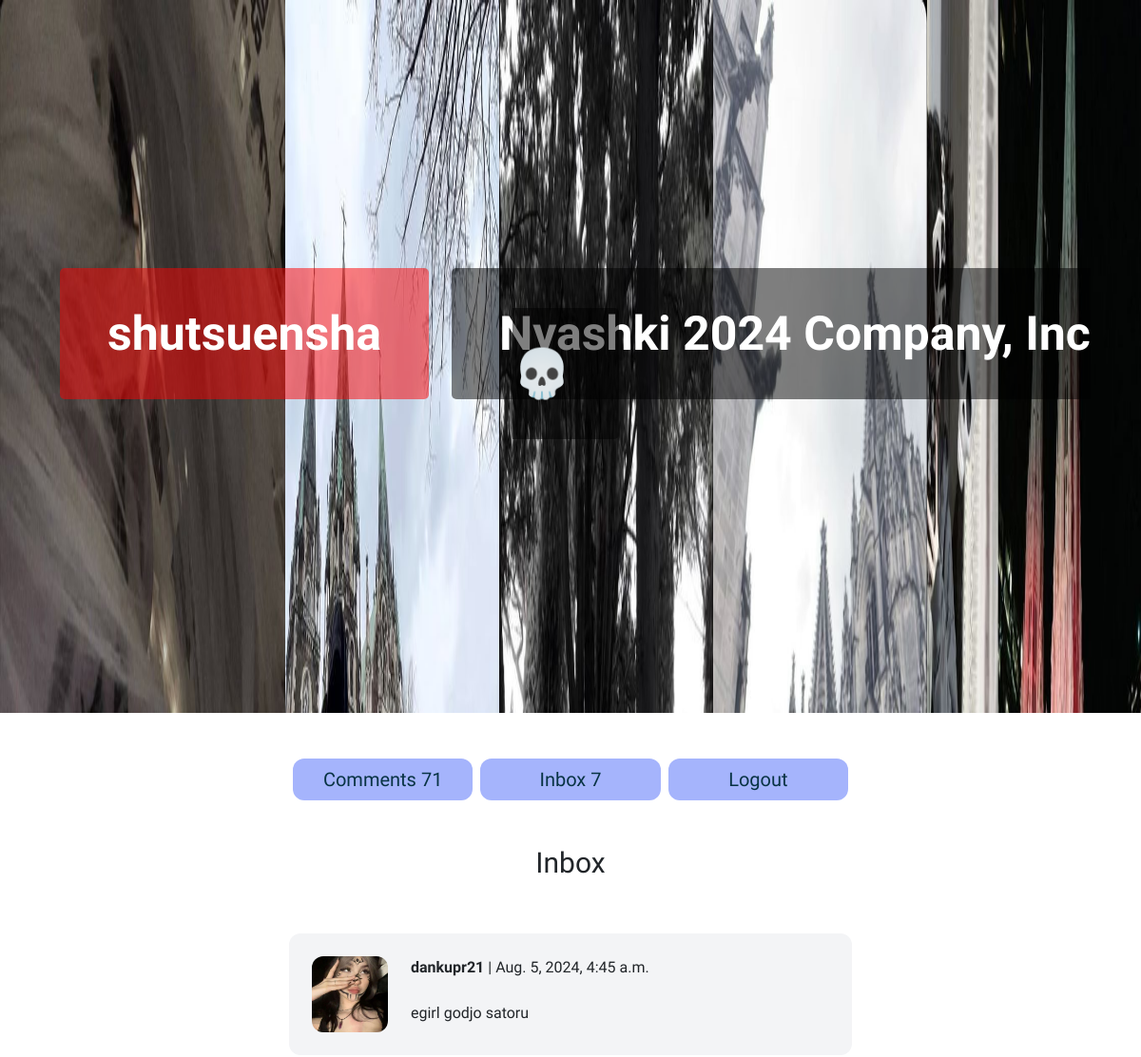
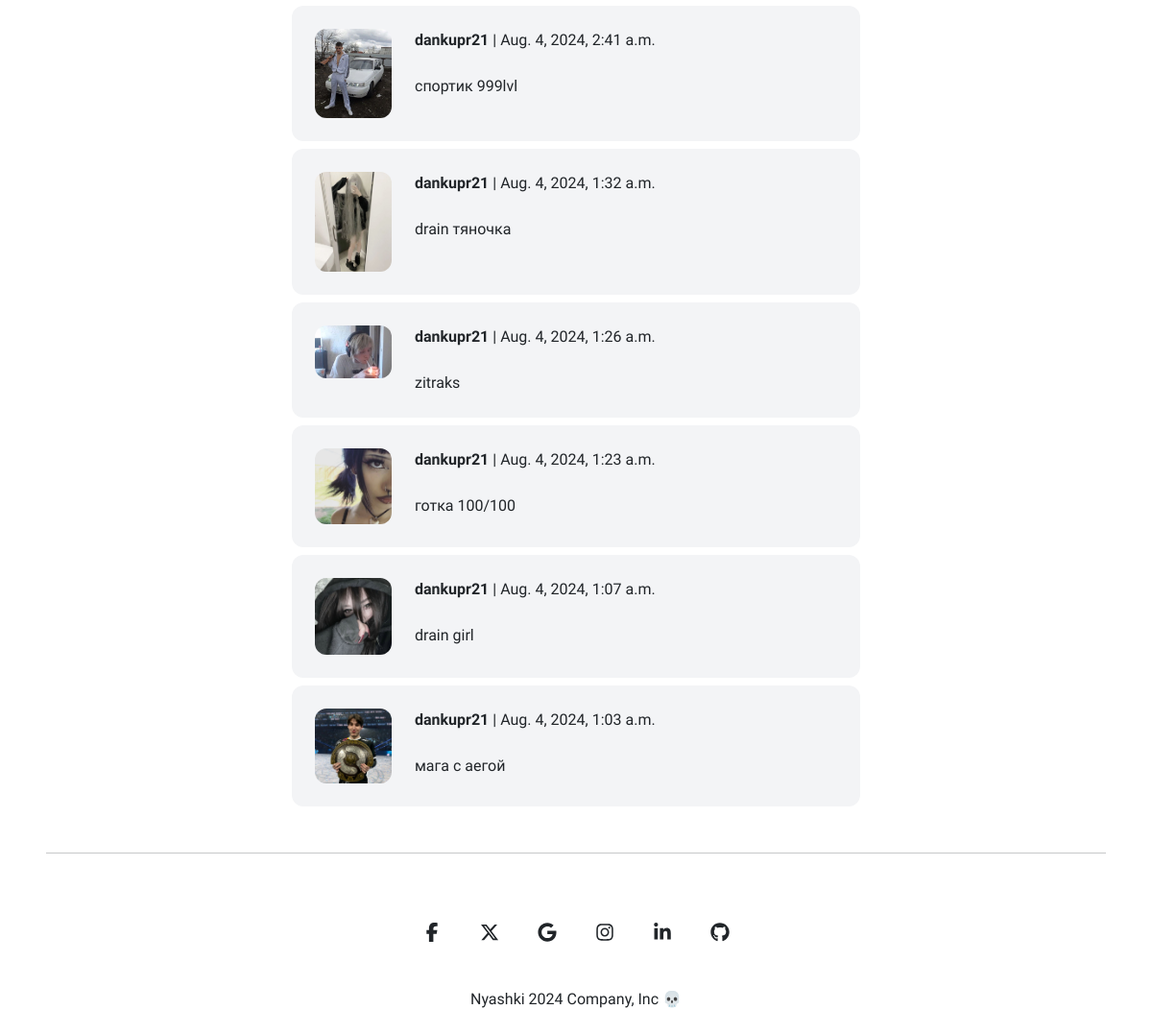
The page /inbox/ (signed in) on the database its author committed (2 pictures, top to bottom).
### item/models.py (models this page shows, shortened)
class Comment(models.Model):
    user = models.ForeignKey(User, related_name='comments', on_delete=models.CASCADE)
    description = models.TextField()
    created_at = models.DateTimeField()
    class Meta:
        ordering = ('-created_at',)

class Item(models.Model):
    category = models.ForeignKey(Category, related_name='items', on_delete=models.CASCADE)
    name = models.CharField(max_length=255)
    description = models.TextField(blank=True, null=True)
    price = models.FloatField()
    image = models.ImageField(upload_to='item_images', blank=True, null=True)
    is_sold = models.BooleanField(default=False)
    created_at = models.DateTimeField(auto_now_add=True)
    users = models.ManyToManyField(User, related_name='items', blank=True)
    gender = models.CharField(max_length=1, choices=gender_choice)
    comments = models.ManyToManyField(Comment)

### conversation/models.py (models this page shows)
class Conversation(models.Model):
    item = models.ForeignKey(Item, related_name='conversations', on_delete=models.CASCADE)
    members = models.ManyToManyField(User, related_name='conversations')
    created_at = models.DateTimeField(auto_now_add=True)
    modified_at = models.DateTimeField(auto_now=True)
    class Meta:
        ordering = ('-modified_at',)

### conversation/views.py (the view)
# urls.py: path('', views.inbox, name='inbox'),
@login_required
def inbox(request):
    conversations = Conversation.objects.filter(members__in=[request.user.id])
    return render(request, 'conversation/inbox.html', {
        'conversations': conversations,
        'asdad21213': True,
        'show_tab': False
    })

### conversation/templates/conversation/inbox.html (shortened to what this page needs)
{% extends 'core/base.html' %}
{% block content %}
<h1 class="mb-6 text-3xl mt-4 dark:text-white text-center" id="target-element">Inbox</h1>
<div class="space-y-6 md:w-1/2 mx-auto">
    {% for conversation in conversations %}
        <a href="{% url 'conversation:detail' conversation.id %}">
            <div class="p-6 flex bg-gray-100 dark:bg-zinc-500 rounded-xl mb-2 dark:text-white transition-transform duration-300 transform hover:scale-125">
                <div class="pr-6">
                    <img src="{{ conversation.item.image.url }}" class="w-20 rounded-xl">
                </div>
                <div>
                    {% for member in conversation.members.all %}
                        {% if member != request.user %}
                            <p class="mb-4"><strong>{{ member.username }}</strong> | {{ conversation.modified_at }}</p>
                            <p>{{ conversation.item.name }}</p>
                        {% endif %}
                    {% endfor %}
                </div>
            </div>
        </a>
    {% endfor %}
</div>
{% endblock %}

### core/templates/core/base.html (shortened to what this page needs)
{% load static %}
<!doctype html>
<html>
    <head>
        <link rel="stylesheet" href="{% static 'core/css/mdb.min.css' %}">
        <script src="https://cdn.tailwindcss.com"></script>
        <link href="https://cdn.jsdelivr.net/npm/bootstrap@5.3.3/dist/css/bootstrap.min.css" rel="stylesheet">
        <link rel="stylesheet" href="{% static 'core/css/main.css' %}">
    </head>
    <body class="dark:bg-zinc-700" id="target-element">
        <header class="text-center parallax-header" id="sign_header" style="cursor: pointer;">
          <div class="text-container">
            {% if request.user.is_authenticated %}
            <strong id="username" class="md:text-3xl text-3xl font-bold">{{request.user.username}}</strong>
            {% endif %}
            <a href="/" id="nyashki" class="md:text-3xl text-3xl font-bold">Nyashki 2024 Company, Inc 💀</a>
          </div>
      </header>
        {% if request.user.is_authenticated %}
        <div class="grid grid-cols-3 gap-2 mt-2 px-2 md:w-1/2 md:mx-auto mb-3 mt-5 transition-transform duration-300 transform hover:scale-105" id="{{zxc12qwiehjqwaiode}}">
          <a href="{% url 'item:all_comments' %}" class="block text-center px-2 py-2 text-lg md:text-xl  bg-indigo-300 text-cyan-950 hover:text-white rounded-xl hover:bg-indigo-400" style="position:relative;">Comments {{ request.user.comments.all | length }}</a>
          <a href="{% url 'conversation:inbox' %}" class="block text-center px-2 py-2 text-lg md:text-xl bg-indigo-300 text-cyan-950 hover:text-white rounded-xl hover:bg-indigo-400">Inbox {{ request.user.conversations.all | length }}</a>
          <a href="{% url 'core:logout' %}" class="block text-center px-2 py-2 text-lg md:text-xl bg-indigo-300 text-cyan-950 hover:text-white rounded-xl hover:bg-indigo-400">Logout</a>
          </div>
        {% endif %}
        <div class="xcvxckjvl123 px-2 mt-5">
            {% block content %}
            {% endblock %}
        </div>
        <hr class="dark:text-white m-5">
        <footer
        class="flex flex-col items-center text-center text-surface dark:bg-zinc-700 dark:text-white">
        <div class="container mt-2">
          <div class="mb-2 flex justify-center space-x-2">
            <a
              href="#!"
              type="button"
              class="rounded-full bg-transparent p-3 font-medium uppercase leading-normal text-surface transition duration-150 ease-in-out hover:bg-neutral-100 focus:outline-none focus:ring-0 dark:text-white dark:hover:bg-secondary-900"
              data-twe-ripple-init>
              <span class="[&>svg]:h-5 [&>svg]:w-5">
              </span>
            </a>
            <a
              href="#!"
              type="button"
              class="rounded-full bg-transparent p-3 font-medium uppercase leading-normal text-surface transition duration-150 ease-in-out hover:bg-neutral-100 focus:outline-none focus:ring-0 dark:text-white dark:hover:bg-secondary-900"
              data-twe-ripple-init>
              <span class="mx-auto [&>svg]:h-5 [&>svg]:w-5">
              </span>
            </a>
            <a
              href="#!"
              type="button"
              class="rounded-full bg-transparent p-3 font-medium uppercase leading-normal text-surface transition duration-150 ease-in-out hover:bg-neutral-100 focus:outline-none focus:ring-0 dark:text-white dark:hover:bg-secondary-900"
              data-twe-ripple-init>
              <span class="mx-auto [&>svg]:h-5 [&>svg]:w-5">
              </span>
            </a>
            <a
              href="#!"
              type="button"
              class="rounded-full bg-transparent p-3 font-medium uppercase leading-normal text-surface transition duration-150 ease-in-out hover:bg-neutral-100 focus:outline-none focus:ring-0 dark:text-white dark:hover:bg-secondary-900"
              data-twe-ripple-init>
              <span class="mx-auto [&>svg]:h-5 [&>svg]:w-5">
              </span>
            </a>
            <a
              href="#!"
              type="button"
              class="rounded-full bg-transparent p-3 font-medium uppercase leading-normal text-surface transition duration-150 ease-in-out hover:bg-neutral-100 focus:outline-none focus:ring-0 dark:text-white dark:hover:bg-secondary-900"
              data-twe-ripple-init>
              <span class="mx-auto [&>svg]:h-5 [&>svg]:w-5">
              </span>
            </a>
            <a
              href="#!"
              type="button"
              class="rounded-full bg-transparent p-3 font-medium uppercase leading-normal text-surface transition duration-150 ease-in-out hover:bg-neutral-100 focus:outline-none focus:ring-0 dark:text-white dark:hover:bg-secondary-900"
              data-twe-ripple-init>
              <span class="mx-auto [&>svg]:h-5 [&>svg]:w-5">
              </span>
            </a>
          </div>
        </div>
        <div class="w-full p-4 text-center">
          <a href="#">Nyashki 2024 Company, Inc 💀</a>
        </div>
        </footer>
    </body>
</html>

### static/core/css/main.css (style rules this page uses)
body { font-family: Comfortaa; }

### rows shown on the page
Conversation: item.image (picture), modified_at "Aug. 5, 2024, 4:45 a.m.", item.name "egirl godjo satoru"
Conversation: item.image (picture), modified_at "Aug. 4, 2024, 2:41 a.m.", item.name "спортик 999lvl"
Conversation: item.image (picture), modified_at "Aug. 4, 2024, 1:32 a.m.", item.name "drain тяночка"
Conversation: item.image (picture), modified_at "Aug. 4, 2024, 1:26 a.m.", item.name "zitraks"
Conversation: item.image (picture), modified_at "Aug. 4, 2024, 1:23 a.m.", item.name "готка 100/100"
Conversation: item.image (picture), modified_at "Aug. 4, 2024, 1:07 a.m.", item.name "drain girl"
Conversation: item.image (picture), modified_at "Aug. 4, 2024, 1:03 a.m.", item.name "мага с аегой"

### other values the page prints
{{ request.user.username }} "shutsuensha"
{{ request.user.comments.all | length }} "71"
{{ request.user.conversations.all | length }} "7"
{{ member.username }} "dankupr21"
